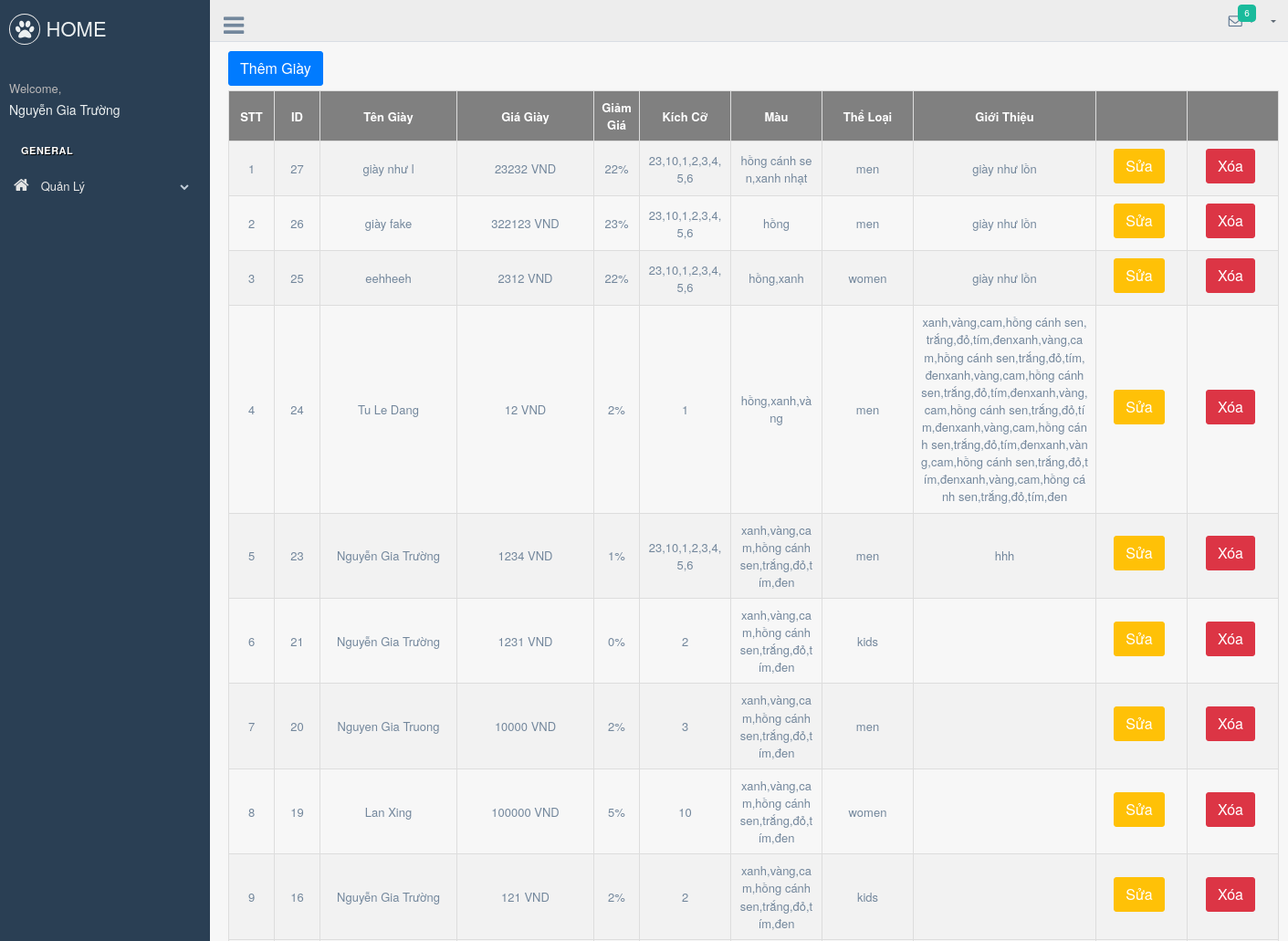
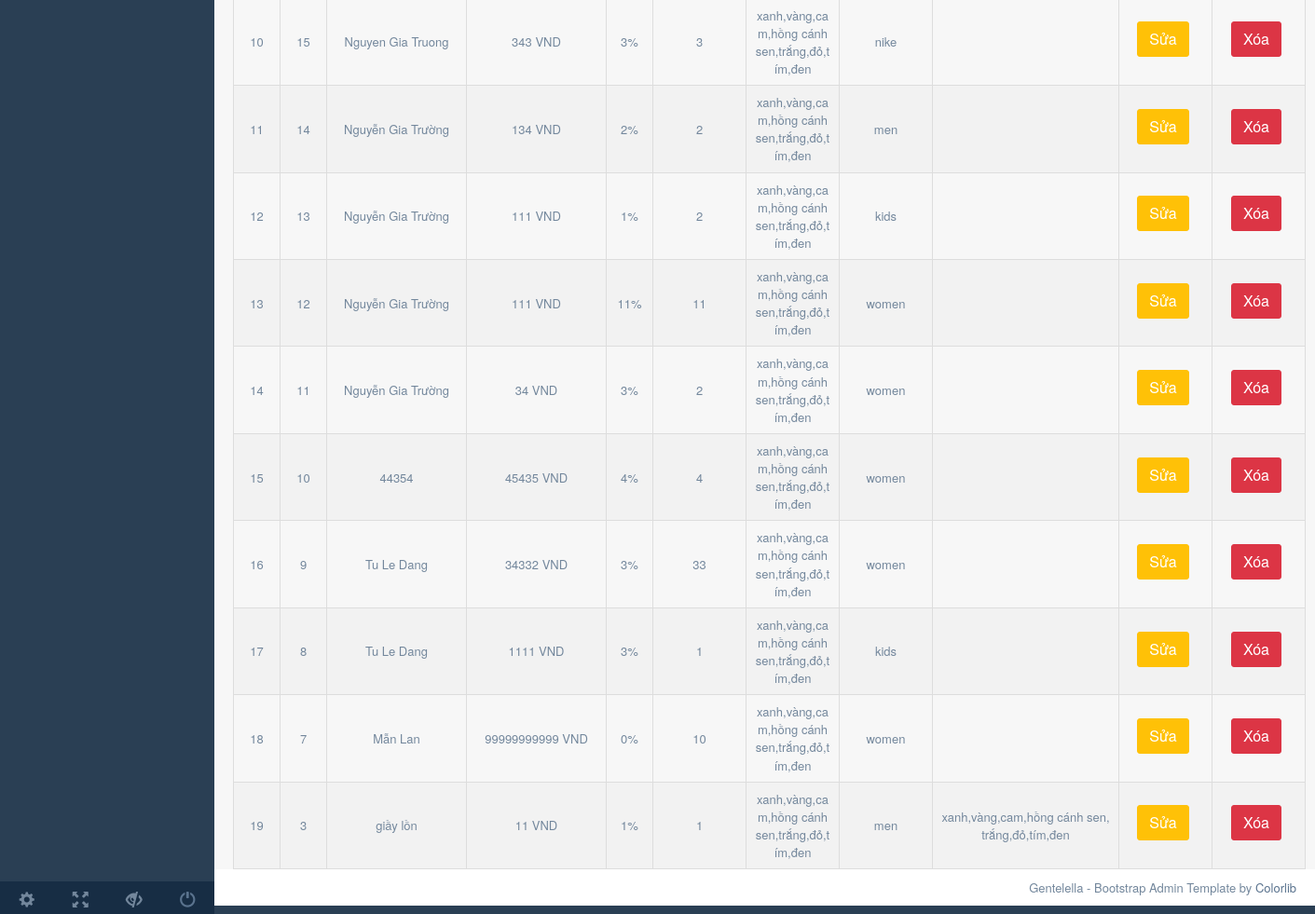
The page /admin/production/shoe.php (signed in) on the database its author committed (2 pictures, top to bottom).
### tables this page shows
CREATE TABLE `user` (
  `id` int(11) NOT NULL,
  `username` varchar(255) NOT NULL,
  `password` varchar(255) NOT NULL,
  `fullname` varchar(255) NOT NULL,
  `dob` date NOT NULL,
  `address` varchar(255) NOT NULL,
  `role` tinyint(1) NOT NULL DEFAULT 0,
  `gender` tinyint(1) NOT NULL DEFAULT 0,
  `email` varchar(255) NOT NULL,
  `phone` varchar(10) NOT NULL
);

CREATE TABLE `shoe` (
  `id` int(11) NOT NULL,
  `name` varchar(255) NOT NULL,
  `price` bigint(11) NOT NULL,
  `sale` int(11) NOT NULL,
  `size` varchar(255) NOT NULL,
  `category_id` int(11) NOT NULL,
  `color` varchar(255) NOT NULL,
  `review` varchar(500) NOT NULL
);

CREATE TABLE `category` (
  `id` int(11) NOT NULL,
  `name` varchar(255) NOT NULL
);

### backend/auth.php (called while the page is built, shortened)
<?php
require_once (__DIR__."../../connect.php") ;
class Auth{
    public static function findOneByUsernameAndPassword($username,$password){
        global $conn;
        $sql="select * from user where username = '$username' and password = '$password'";
        $run = mysqli_query($conn,$sql)->fetch_assoc();
        return $run;
    }
    public static function loginWithCookie(){
        if(isset($_COOKIE['username']) && isset($_COOKIE['password'])) {
            $username= $_COOKIE['username'];
            $password= $_COOKIE['password'];
            $run = Auth::findOneByUsernameAndPassword($username,$password);
            return $run ? $run : null;
        }
        return null;
    }
}

### repository/shoeRepository.php (called while the page is built, shortened)
<?php
    require_once(__DIR__."../../connect.php");
    class ShoeRepository{
        public function getAll($limit){
            global $conn;
            $sql = "select s.id as shoe_id, s.name as shoe_name, s.*, c.* from shoe s join category c on c.id=s.category_id order by s.id desc ";
            return mysqli_query($conn,$sql);
        }
    }
?>

### admin/production/shoe.php (the view, shortened to what this page needs)
<?php
    require_once("../../backend/filterAdmin.php");
    require_once("../../repository/shoeRepository.php");
    $shoeRepository = new ShoeRepository();
?>
<!DOCTYPE html>
<html lang="en">
  <head>
    <link href="../vendors/bootstrap/dist/css/bootstrap.min.css" rel="stylesheet">
    <link href="../vendors/font-awesome/css/font-awesome.min.css" rel="stylesheet">
    <link href="../vendors/nprogress/nprogress.css" rel="stylesheet">
    <link href="../vendors/iCheck/skins/flat/green.css" rel="stylesheet">
    <link href="../vendors/bootstrap-progressbar/css/bootstrap-progressbar-3.3.4.min.css" rel="stylesheet">
    <link href="../vendors/jqvmap/dist/jqvmap.min.css" rel="stylesheet"/>
    <link href="../vendors/bootstrap-daterangepicker/daterangepicker.css" rel="stylesheet">
    <link href="../build/css/custom.min.css" rel="stylesheet">
    <link href="css/shoe.css" rel="stylesheet">
  </head>
  <body class="nav-md">
    <div class="container body">
      <div class="main_container">
        <div class="col-md-3 left_col">
          <div class="left_col scroll-view">
            <div class="navbar nav_title" style="border: 0;">
              <a href="../../index.php" class="site_title"><i class="fa fa-paw"></i> <span>HOME</span></a>
            </div>
            <div class="profile clearfix">
              <div class="profile_info">
                <span>Welcome,</span>
                <h2><?php require_once("../../backend/filterWithCookieAdmin.php") ?></h2>
              </div>
            </div>
            <br />
            <div id="sidebar-menu" class="main_menu_side hidden-print main_menu">
              <div class="menu_section">
                <h3>General</h3>
                <ul class="nav side-menu">
                  <li><a><i class="fa fa-home"></i> Quản Lý <span class="fa fa-chevron-down"></span></a>
                  </li>
                </ul>
              </div>
            </div>
            <div class="sidebar-footer hidden-small">
              <a data-toggle="tooltip" data-placement="top" title="Settings">
                <span class="glyphicon glyphicon-cog" aria-hidden="true"></span>
              </a>
              <a data-toggle="tooltip" data-placement="top" title="FullScreen">
                <span class="glyphicon glyphicon-fullscreen" aria-hidden="true"></span>
              </a>
              <a data-toggle="tooltip" data-placement="top" title="Lock">
                <span class="glyphicon glyphicon-eye-close" aria-hidden="true"></span>
              </a>
              <a data-toggle="tooltip" data-placement="top" title="Logout" href="login.html">
                <span class="glyphicon glyphicon-off" aria-hidden="true"></span>
              </a>
            </div>
          </div>
        </div>
        <div class="top_nav">
          <div class="nav_menu">
              <div class="nav toggle">
                <a id="menu_toggle"><i class="fa fa-bars"></i></a>
              </div>
              <nav class="nav navbar-nav">
              <ul class=" navbar-right">
                <li class="nav-item dropdown open" style="padding-left: 15px;">
                  <a href="javascript:;" class="user-profile dropdown-toggle" aria-haspopup="true" id="navbarDropdown" data-toggle="dropdown" aria-expanded="false">
                  <?php require_once("../../backend/filterWithCookieAdmin.php") ?>
                  </a>
                </li>
                <li role="presentation" class="nav-item dropdown open">
                  <a href="javascript:;" class="dropdown-toggle info-number" id="navbarDropdown1" data-toggle="dropdown" aria-expanded="false">
                    <i class="fa fa-envelope-o"></i>
                    <span class="badge bg-green">6</span>
                  </a>
                </li>
              </ul>
            </nav>
          </div>
        </div>
        <div class="right_col" role="main">
        <a class="btn btn-primary" href="addShoe.php" role="button">Thêm Giày</a>
          <table id="tableShoe">
            <tr>
              <th class="text-center" style="min-width:50px">STT</th>
              <th class="text-center" style="min-width:50px">ID</th>
              <th class="text-center" style="min-width:150px">Tên Giày</th>
              <th class="text-center" style="min-width:150px">Giá Giày</th>
              <th class="text-center" style="min-width:50px">Giảm Giá</th>
              <th class="text-center" style="min-width:100px">Kích Cỡ</th>
              <th class="text-center" style="min-width:100px">Màu</th>
              <th class="text-center" style="min-width:100px">Thể Loại</th>
              <th class="text-center" style="min-width:200px">Giới Thiệu</th>
              <th class="text-center" style="min-width:100px"> </th>
              <th class="text-center" style="min-width:100px"> </th>
            </tr>
            <?php
                  $listShoe = $shoeRepository->getAll(null);
                  $i=1;
                  foreach($listShoe as $shoe){
              ?>
            <tr>
                <td><?php echo $i++; ?></td>
                <td><?php echo $shoe['shoe_id']?></td>
                <td><?php echo $shoe['shoe_name']?></td>
                <td><?php echo $shoe['price']." VND"?></td>
                <td><?php echo $shoe['sale']."%"?></td>
                <td><?php echo $shoe['size']?></td>
                <td><?php echo $shoe['color']?></td>
                <td><?php echo $shoe['name']?></td>
                <td><?php echo $shoe['review']?></td>
                <td><a class="btn btn-warning" href="updateShoe.php?id=<?php echo $shoe['shoe_id']?>" role="button">Sửa</a></td>
                <td><a class="btn btn-danger" href="deleteShoe.php?id=<?php echo $shoe['shoe_id']?>" role="button" onclick="return confirm('Bạn có muốn xóa không?');">Xóa</a></td>
            </tr>
            <?php
                  }
            ?>
        </table>
        </div>
        <footer>
          <div class="pull-right">
            Gentelella - Bootstrap Admin Template by <a href="https://colorlib.com">Colorlib</a>
          </div>
          <div class="clearfix"></div>
        </footer>
      </div>
    </div>
  </body>
</html>

### backend/filterWithCookieAdmin.php
<?php
    require_once("auth.php");
    $checkCookie = Auth::loginWithCookie();
    if($checkCookie != null){
        echo $checkCookie['fullname'];
    }
?>

### admin/production/css/shoe.css (style rules this page uses)
table, th, td { border:1px solid black; text-align: center; }
td { word-break: break-all; }
#tableShoe { border-collapse: collapse; width: 100%; margin: 0 auto; }
#tableShoe td, #tableShoe th { border: 1px solid #ddd; padding: 8px; }
#tableShoe tr:nth-child(even) { background-color: #f2f2f2; }
#tableShoe th { text-align: left; background-color: grey; color: white; }

### rows shown on the page
user: fullname "Nguyễn Gia Trường"
shoe: id "27", name "giày như l", price "23232", sale "22", size "23,10,1,2,3,4,5,6", color "hồng cánh sen,xanh nhạt", category.name "men", review "giày như lồn"
shoe: id "26", name "giày fake", price "322123", sale "23", size "23,10,1,2,3,4,5,6", color "hồng", category.name "men", review "giày như lồn"
shoe: id "25", name "eehheeh", price "2312", sale "22", size "23,10,1,2,3,4,5,6", color "hồng,xanh", category.name "women", review "giày như lồn"
shoe: id "24", name "Tu Le Dang", price "12", sale "2", size "1", color "hồng,xanh,vàng", category.name "men", review "xanh,vàng,cam,hồng cánh sen,trắng,đỏ,tím,đenxanh,vàng,cam,hồng cánh sen,trắng,đỏ,tím,đenxanh,vàng,cam,hồng cánh sen,trắng,đỏ,tím,đenxanh,vàng,cam,hồng cánh sen,trắng,đỏ,tím,đenxanh,vàng,cam,hồng cánh sen,trắng,đỏ,tím,đenxanh,vàng,cam,hồng cánh sen,trắng,đỏ,tím,đenxanh,vàng,cam,hồng cánh sen,trắng,đỏ,tím,đen"
shoe: id "23", name "Nguyễn Gia Trường", price "1234", sale "1", size "23,10,1,2,3,4,5,6", color "xanh,vàng,cam,hồng cánh sen,trắng,đỏ,tím,đen", category.name "men", review "hhh"
shoe: id "21", name "Nguyễn Gia Trường", price "1231", sale "0", size "2", color "xanh,vàng,cam,hồng cánh sen,trắng,đỏ,tím,đen", category.name "kids"
shoe: id "20", name "Nguyen Gia Truong", price "10000", sale "2", size "3", color "xanh,vàng,cam,hồng cánh sen,trắng,đỏ,tím,đen", category.name "men"
shoe: id "19", name "Lan Xing", price "100000", sale "5", size "10", color "xanh,vàng,cam,hồng cánh sen,trắng,đỏ,tím,đen", category.name "women"
shoe: id "16", name "Nguyễn Gia Trường", price "121", sale "2", size "2", color "xanh,vàng,cam,hồng cánh sen,trắng,đỏ,tím,đen", category.name "kids"
shoe: id "15", name "Nguyen Gia Truong", price "343", sale "3", size "3", color "xanh,vàng,cam,hồng cánh sen,trắng,đỏ,tím,đen", category.name "nike"
shoe: id "14", name "Nguyễn Gia Trường", price "134", sale "2", size "2", color "xanh,vàng,cam,hồng cánh sen,trắng,đỏ,tím,đen", category.name "men"
shoe: id "13", name "Nguyễn Gia Trường", price "111", sale "1", size "2", color "xanh,vàng,cam,hồng cánh sen,trắng,đỏ,tím,đen", category.name "kids"
shoe: id "12", name "Nguyễn Gia Trường", price "111", sale "11", size "11", color "xanh,vàng,cam,hồng cánh sen,trắng,đỏ,tím,đen", category.name "women"
shoe: id "11", name "Nguyễn Gia Trường", price "34", sale "3", size "2", color "xanh,vàng,cam,hồng cánh sen,trắng,đỏ,tím,đen", category.name "women"
shoe: id "10", name "44354", price "45435", sale "4", size "4", color "xanh,vàng,cam,hồng cánh sen,trắng,đỏ,tím,đen", category.name "women"
shoe: id "9", name "Tu Le Dang", price "34332", sale "3", size "33", color "xanh,vàng,cam,hồng cánh sen,trắng,đỏ,tím,đen", category.name "women"
shoe: id "8", name "Tu Le Dang", price "1111", sale "3", size "1", color "xanh,vàng,cam,hồng cánh sen,trắng,đỏ,tím,đen", category.name "kids"
shoe: id "7", name "Mẫn Lan", price "99999999999", sale "0", size "10", color "xanh,vàng,cam,hồng cánh sen,trắng,đỏ,tím,đen", category.name "women"
shoe: id "3", name "giầy lồn", price "11", sale "1", size "1", color "xanh,vàng,cam,hồng cánh sen,trắng,đỏ,tím,đen", category.name "men", review "xanh,vàng,cam,hồng cánh sen,trắng,đỏ,tím,đen"
